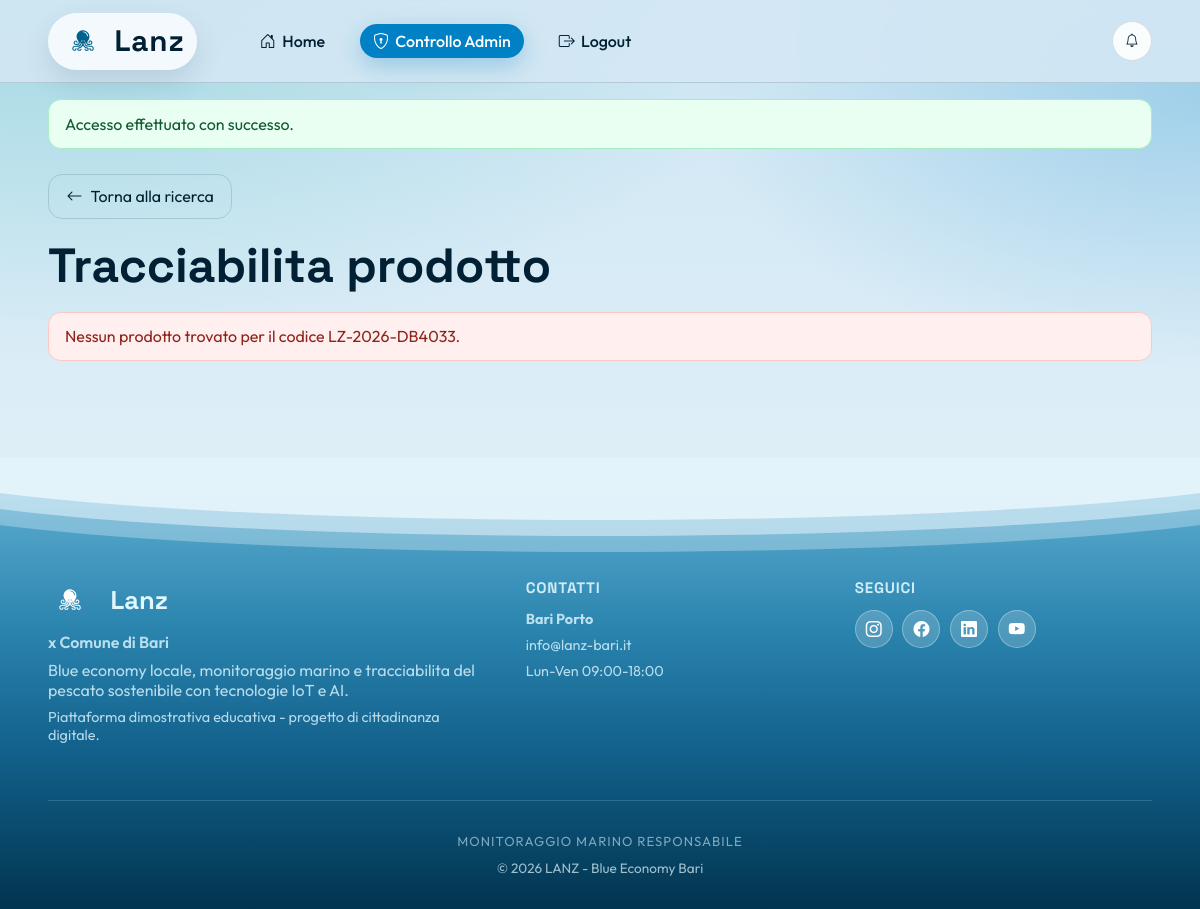
Before: /product.php?code=LZ-2026-DB4033 (signed in) with the older database file.
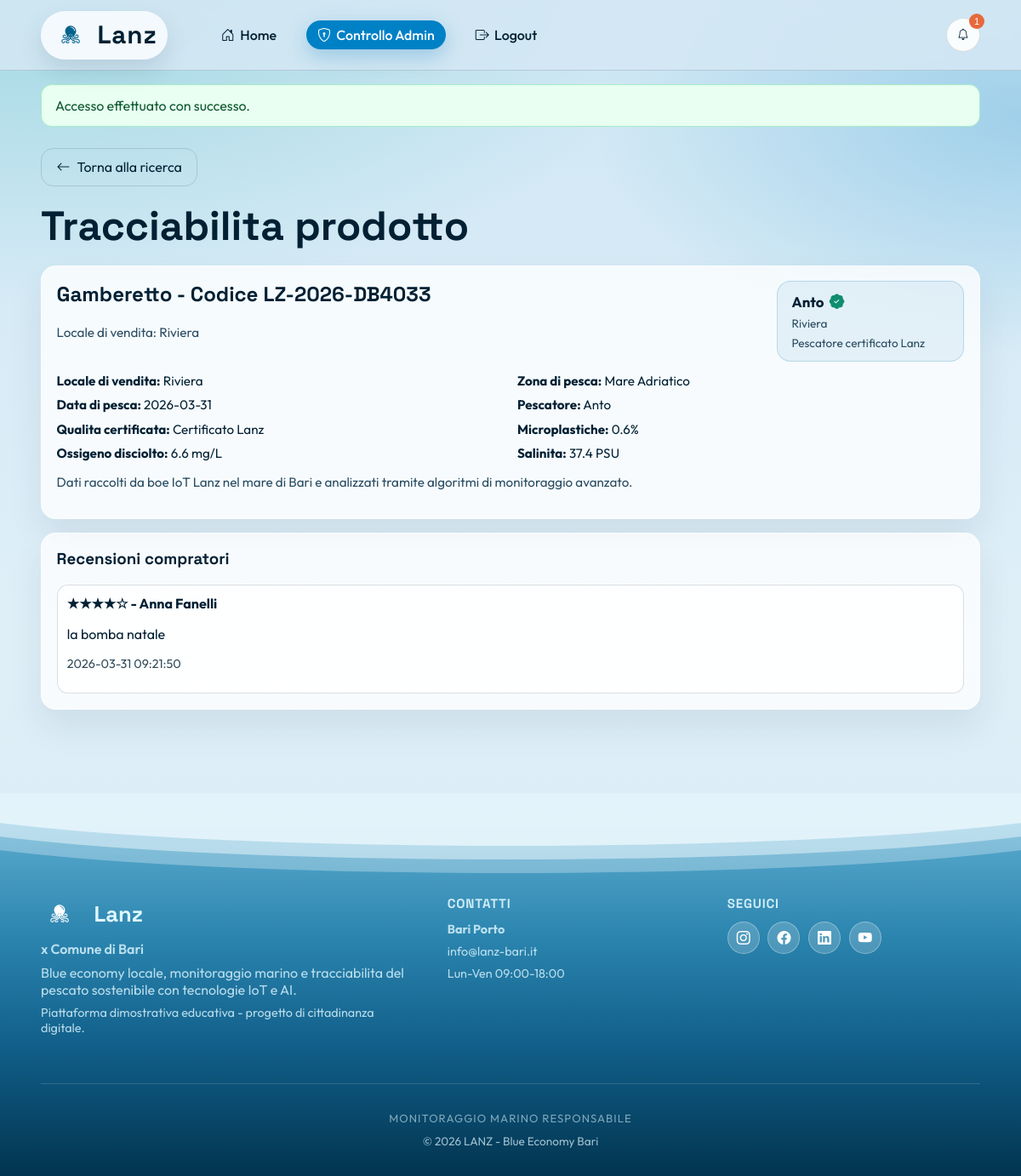
After: the same page with the newer database file.
### tables this page shows
CREATE TABLE products (
            id INTEGER PRIMARY KEY AUTOINCREMENT,
            code TEXT NOT NULL UNIQUE,
            fish_type TEXT NOT NULL,
            catch_area TEXT NOT NULL,
            catch_date TEXT NOT NULL,
            microplastics_percent REAL NOT NULL,
            dissolved_oxygen REAL NOT NULL,
            salinity REAL NOT NULL,
            quality_label TEXT NOT NULL,
            fisherman_id INTEGER, requester_name TEXT NOT NULL DEFAULT "", business_location TEXT NOT NULL DEFAULT "", source_request_id INTEGER,
            FOREIGN KEY (fisherman_id) REFERENCES users(id)
        );

CREATE TABLE users (
            id INTEGER PRIMARY KEY AUTOINCREMENT,
            full_name TEXT NOT NULL,
            username TEXT NOT NULL UNIQUE,
            email TEXT NOT NULL UNIQUE,
            password_hash TEXT NOT NULL,
            role TEXT NOT NULL CHECK (role IN ("compratore", "pescatore", "admin")),
            created_at TEXT NOT NULL DEFAULT CURRENT_TIMESTAMP
        );

CREATE TABLE reviews (
            id INTEGER PRIMARY KEY AUTOINCREMENT,
            product_id INTEGER NOT NULL,
            buyer_id INTEGER NOT NULL,
            fisherman_id INTEGER NOT NULL,
            rating INTEGER NOT NULL CHECK (rating BETWEEN 1 AND 5),
            comment TEXT NOT NULL,
            created_at TEXT NOT NULL DEFAULT CURRENT_TIMESTAMP,
            UNIQUE (product_id, buyer_id),
            FOREIGN KEY (product_id) REFERENCES products(id),
            FOREIGN KEY (buyer_id) REFERENCES users(id),
            FOREIGN KEY (fisherman_id) REFERENCES users(id)
        );

### includes/auth.php (called while the page is built, shortened)
<?php
function isLoggedIn(): bool
{
    return isset($_SESSION['user']) && is_array($_SESSION['user']);
}
function currentUser(): ?array
{
    return isLoggedIn() ? $_SESSION['user'] : null;
}
function getFlash(): ?array
{
    $flash = $_SESSION['flash'];
    return $flash;
}
function e(string $value): string
{
    return htmlspecialchars($value, ENT_QUOTES, 'UTF-8');
}

### product.php (the view, shortened to what this page needs)
<?php
require_once __DIR__ . '/includes/config.php';
require_once __DIR__ . '/includes/auth.php';
$code = trim($_GET['code'] ?? '');
$product = null;
if ($code !== '') {
    $stmt = $pdo->prepare(
        'SELECT p.*, u.full_name AS fisherman_name
         FROM products p
         LEFT JOIN users u ON u.id = p.fisherman_id
         WHERE p.code = :code
         LIMIT 1'
    );
    $stmt->bindValue(':code', $code);
    $stmt->execute();
    $product = $stmt->fetch();
}
$isCertified = false;
if ($product) {
    $labelValue = (string) ($product['quality_label'] ?? '');
    $isCertified = stripos($labelValue, 'lanz') !== false || stripos($labelValue, 'certific') !== false;
}
$reviews = [];
if ($product) {
    $reviewsStmt = $pdo->prepare(
        'SELECT r.rating, r.comment, r.created_at, u.full_name AS buyer_name
         FROM reviews r
         JOIN users u ON u.id = r.buyer_id
         WHERE r.product_id = :product_id
         ORDER BY r.created_at DESC'
    );
    $reviewsStmt->bindValue(':product_id', (int) $product['id'], PDO::PARAM_INT);
    $reviewsStmt->execute();
    $reviews = $reviewsStmt->fetchAll();
}
$bodyClass = 'product-page';
require_once __DIR__ . '/includes/header.php';
?>
<section class="section container reveal">
    <a class="btn btn-ghost btn-back" href="buyer.php"><i class="bi bi-arrow-left"></i> Torna alla ricerca</a>
    <h1>Tracciabilita prodotto</h1>
    <?php if ($code === ''): ?>
        <div class="alert alert-error">Inserisci un codice prodotto valido.</div>
    <?php elseif (!$product): ?>
        <div class="alert alert-error">Nessun prodotto trovato per il codice <?= e($code) ?>.</div>
    <?php else: ?>
        <div class="card">
            <div class="product-header">
                <div>
                    <h2><?= e((string) $product['fish_type']) ?> - Codice <?= e((string) $product['code']) ?></h2>
                    <p class="helper-text">Locale di vendita: <?= e((string) ($product['business_location'] ?? 'N/D')) ?></p>
                </div>
                <div class="fisherman-badge">
                    <span class="fisherman-name">
                        <?= e((string) ($product['fisherman_name'] ?? 'N/D')) ?>
                        <?php if ($isCertified): ?>
                            <span class="cert-icon-inline" aria-label="Certificato Lanz"><i class="bi bi-patch-check-fill"></i></span>
                        <?php endif; ?>
                    </span>
                    <span class="fisherman-meta"><?= e((string) ($product['business_location'] ?? 'Attivita locale')) ?></span>
                    <span class="fisherman-meta"><?= $isCertified ? 'Pescatore certificato Lanz' : 'Pescatore verificato' ?></span>
                </div>
            </div>
            <div class="metrics-grid">
                <p><strong>Locale di vendita:</strong> <?= e((string) ($product['business_location'] ?? 'N/D')) ?></p>
                <p><strong>Zona di pesca:</strong> <?= e((string) $product['catch_area']) ?></p>
                <p><strong>Data di pesca:</strong> <?= e((string) $product['catch_date']) ?></p>
                <p><strong>Pescatore:</strong> <?= e((string) ($product['fisherman_name'] ?? 'N/D')) ?></p>
                <p><strong>Qualita certificata:</strong> <?= e((string) $product['quality_label']) ?></p>
                <p><strong>Microplastiche:</strong> <?= e((string) $product['microplastics_percent']) ?>%</p>
                <p><strong>Ossigeno disciolto:</strong> <?= e((string) $product['dissolved_oxygen']) ?> mg/L</p>
                <p><strong>Salinita:</strong> <?= e((string) $product['salinity']) ?> PSU</p>
            </div>
            <p class="helper-text">
                Dati raccolti da boe IoT Lanz nel mare di Bari e analizzati tramite algoritmi di monitoraggio avanzato.
            </p>
        </div>
        <div class="card review-card">
            <h3>Recensioni compratori</h3>
            <?php if (!$reviews): ?>
                <p class="helper-text">Nessuna recensione disponibile per questo prodotto.</p>
            <?php else: ?>
                <ul class="notification-list">
                    <?php foreach ($reviews as $review): ?>
                        <li>
                            <div>
                                <strong><?= str_repeat('★', (int) $review['rating']) . str_repeat('☆', 5 - (int) $review['rating']) ?> - <?= e((string) $review['buyer_name']) ?></strong>
                                <p><?= e((string) $review['comment']) ?></p>
                                <p class="small"><?= e((string) $review['created_at']) ?></p>
                            </div>
                        </li>
                    <?php endforeach; ?>
                </ul>
            <?php endif; ?>
        </div>
    <?php endif; ?>
</section>
<?php require_once __DIR__ . '/includes/footer.php'; ?>

### includes/header.php (shortened to what this page needs)
<?php
require_once __DIR__ . '/auth.php';
$user = currentUser();
$flash = getFlash();
$bodyClass = $bodyClass ?? '';
$quickUnreadCount = 0;
if ($user && isset($pdo)) {
    try {
        $countStmt = $pdo->prepare(
            'SELECT COUNT(*)
             FROM notifications
             WHERE is_read = 0 AND (target_user_id = :uid OR target_role = :role)'
        );
        $countStmt->bindValue(':uid', (int) ($user['id'] ?? 0), PDO::PARAM_INT);
        $countStmt->bindValue(':role', (string) ($user['role'] ?? ''));
        $countStmt->execute();
        $quickUnreadCount = (int) $countStmt->fetchColumn();
    } catch (Throwable $e) {
        $quickNotifications = [];
        $quickUnreadCount = 0;
    }
}
?>
<!DOCTYPE html>
<html lang="it">
<head>
    <link rel="stylesheet" href="https://cdn.jsdelivr.net/npm/bootstrap-icons@1.11.3/font/bootstrap-icons.min.css">
    <link rel="stylesheet" href="assets/css/styles.css">
</head>
<body class="<?= e($bodyClass) ?>">
    <div class="bg-gradient"></div>
    <header class="site-header">
        <nav class="navbar container">
            <a href="index.php" class="logo">
                <img src="assets/svg/icon.svg" alt="Logo Lanz" class="logo-mark">
                <span>Lanz</span>
            </a>
            <ul class="nav-links" id="navLinks">
                <li><a href="index.php"><i class="bi bi-house-door"></i> Home</a></li>
                <?php if ($user): ?>
                    <?php if ($user['role'] === 'admin'): ?>
                        <li><a href="admin.php" class="btn-nav"><i class="bi bi-shield-lock"></i> Controllo Admin</a></li>
                    <?php endif; ?>
                    <li><a href="logout.php"><i class="bi bi-box-arrow-right"></i> Logout</a></li>
                <?php else: ?>
                    <li><a class="btn-nav" href="login.php"><i class="bi bi-person-circle"></i> Accedi / Registrati</a></li>
                <?php endif; ?>
            </ul>
            <?php if ($user): ?>
                <div class="notify-wrap">
                    <button id="notifyToggle" class="notify-btn" type="button" aria-label="Apri notifiche" aria-expanded="false">
                        <i class="bi bi-bell"></i>
                        <?php if ($quickUnreadCount > 0): ?>
                            <span class="notify-dot"><?= e((string) $quickUnreadCount) ?></span>
                        <?php endif; ?>
                    </button>
                </div>
            <?php endif; ?>
        </nav>
    </header>
    <main>
        <?php if ($flash): ?>
            <div class="container">
                <div class="alert alert-<?= e($flash['type']) ?>"><?= e($flash['message']) ?></div>
            </div>
        <?php endif; ?>

### includes/footer.php (shortened to what this page needs)
    </main>
    <footer class="wave-footer">
        <div class="wave-stack" aria-hidden="true">
            <div class="wave wave-a"></div>
            <div class="wave wave-b"></div>
            <div class="wave wave-c"></div>
        </div>
        <div class="container footer-content">
            <div class="footer-grid">
                <div>
                    <h3 class="footer-brand">
                        <img src="assets/svg/icon.svg" alt="Logo Lanz" class="footer-logo-mark">
                        Lanz
                    </h3>
                    <p class="footer-partner">x Comune di Bari</p>
                    <p>Blue economy locale, monitoraggio marino e tracciabilita del pescato sostenibile con tecnologie IoT e AI.</p>
                    <p class="small">Piattaforma dimostrativa educativa - progetto di cittadinanza digitale.</p>
                </div>
                <div>
                    <h4>Contatti</h4>
                    <p class="small"><strong>Bari Porto</strong></p>
                    <p class="small">info@lanz-bari.it</p>
                    <p class="small">Lun-Ven 09:00-18:00</p>
                </div>
                <div>
                    <h4>Seguici</h4>
                    <div class="social-links">
                        <a href="#" aria-label="Instagram"><i class="bi bi-instagram"></i></a>
                        <a href="#" aria-label="Facebook"><i class="bi bi-facebook"></i></a>
                        <a href="#" aria-label="LinkedIn"><i class="bi bi-linkedin"></i></a>
                        <a href="#" aria-label="YouTube"><i class="bi bi-youtube"></i></a>
                    </div>
                </div>
            </div>
            <div style="margin-top: 3rem; padding-top: 2rem; border-top: 1px solid rgba(255,255,255,0.15); text-align: center;">
                <p style="margin: 0 0 0.6rem; font-size: 0.82rem; letter-spacing: 0.08em; text-transform: uppercase; opacity: 0.55;">Monitoraggio marino responsabile</p>
                <p style="margin: 0; font-size: 0.85rem; opacity: 0.7;">&copy; 2026 LANZ - Blue Economy Bari</p>
            </div>
        </div>
    </footer>
</body>
</html>

Changed rows visible on the page:
added products: fish_type "Gamberetto", code "LZ-2026-DB4033", business_location "Riviera", fisherman.full_name "Anto", catch_area "Mare Adriatico", catch_date "2026-03-31", quality_label "Certificato Lanz", microplastics_percent "0.6", dissolved_oxygen "6.6", salinity "37.4"
added reviews: rating "★★★★", rating "☆", buyer.full_name "Anna Fanelli", comment "la bomba natale", created_at "2026-03-31 09:21:50"
Other visible differences:
$quickUnreadCount: (not shown) → "1"
$code: "LZ-2026-DB4033" → (not shown)
text no longer shown: "Nessun prodotto trovato per il codice ."
text now shown: "- Codice Locale di vendita: Pescatore certificato Lanz Locale di vendita: Zona di pesca: Data di pesca: Pescatore: Qualita certificata: Microplastiche: % Ossigeno disciolto: mg/L Salinita: PSU Dati raccolti da boe IoT Lanz nel mare di Bari e analizzati tramite algoritmi di monitoraggio avanzato. Recensioni compratori"
